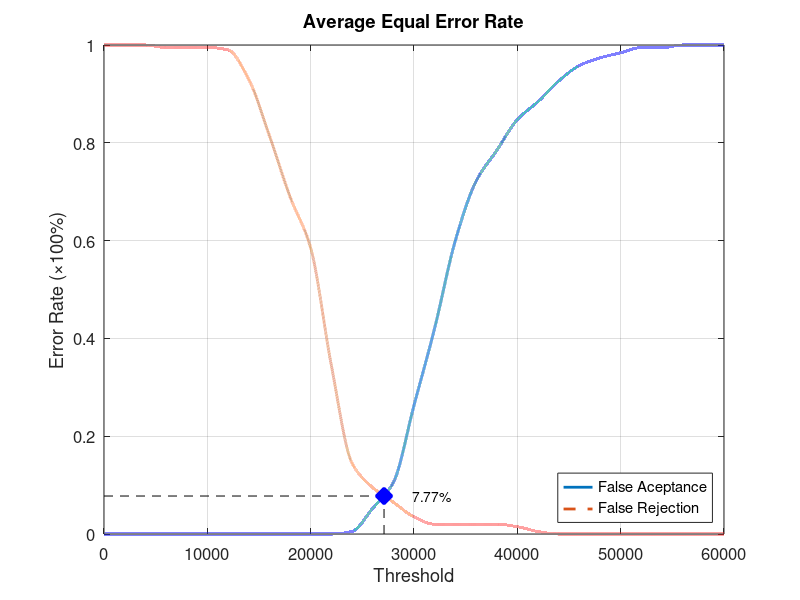
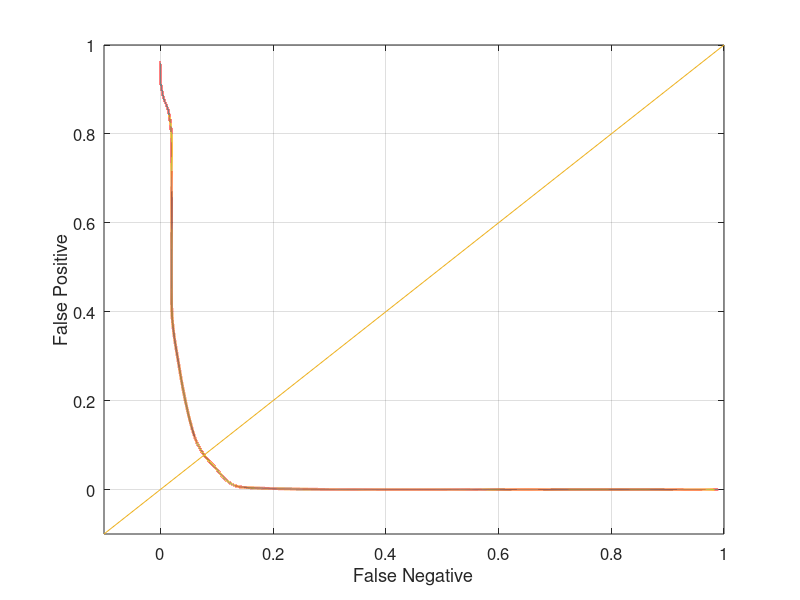

These figures' MATLAB source, in order:
function yEER = Database5_2
close all;
clear;
clc;
x = 0:2000:60000;
xq = 0:0.5:60000;

y0 = [0 0 0 0 0 0 0 0 0 0 0 0 0.00526316 0.0526316 0.105263 0.263158 0.421053 0.6 0.721053 0.784211 0.847368 0.884211 0.926316 0.957895 0.973684 0.984211 0.994737 0.994737 1 1 1];
yy0 = interp1(x, y0, xq, 'pchip');
y1 = [1 1 1 0.995 0.995 0.995 0.99 0.93 0.815 0.69 0.585 0.345 0.145 0.095 0.065 0.035 0.02 0.02 0.02 0.02 0.015 0.005 0 0 0 0 0 0 0 0 0];
yy1 = interp1(x, y1, xq, 'pchip');

% Calculating EER: 
y2 = abs(y0 - y1);
find(y2 == min(y2))
yy2 = abs(yy0 - yy1);
xEER = find(yy2 == min(yy2));
xEERIndex = xq(xEER) % X-axis EER
yEER = yy0(xEER) % Y-axis EER

main = figure
plot(xq, yy0,'-','LineWidth', 2);	hold on
plot(xq, yy1,'--','LineWidth', 2);	hold on
plot([xEERIndex xEERIndex], [0 yEER], 'k--');	hold on
plot([0 xEERIndex], [yEER yEER], 'k--');	hold on
plot(xEERIndex, yEER, 'bx', 'LineWidth', 10);	hold on
text(xEERIndex + 10 * xEERIndex / 100, yEER, [num2str(round((10000 * yEER)) / 100) '%'])
legend('False Aceptance', 'False Rejection', 'Location', 'SouthEast')
xlabel('Threshold')
ylabel('Error Rate (\times100%)')
title('Average Equal Error Rate')
set(gca, 'FontSize', 12)
axis([0 60000 0 1])
grid on

print(main, 'Database5_2Main', '-dpng');
FNRxFPR = figure('Color', [1 1 1]);
plot(yy1, yy0, '-', yy1, yy0, 'LineWidth', 2);
hold on
y = -0.1:0.1:1
plot(y, y); 
set(gca, 'FontSize', 12)
xlabel('False Negative')
ylabel('False Positive')
axis([-0.1 1 -0.1 1])
set(gca, 'FontSize', 12)
grid on

print(FNRxFPR, 'Database5_2FNRxFPR','-dpng');
end
